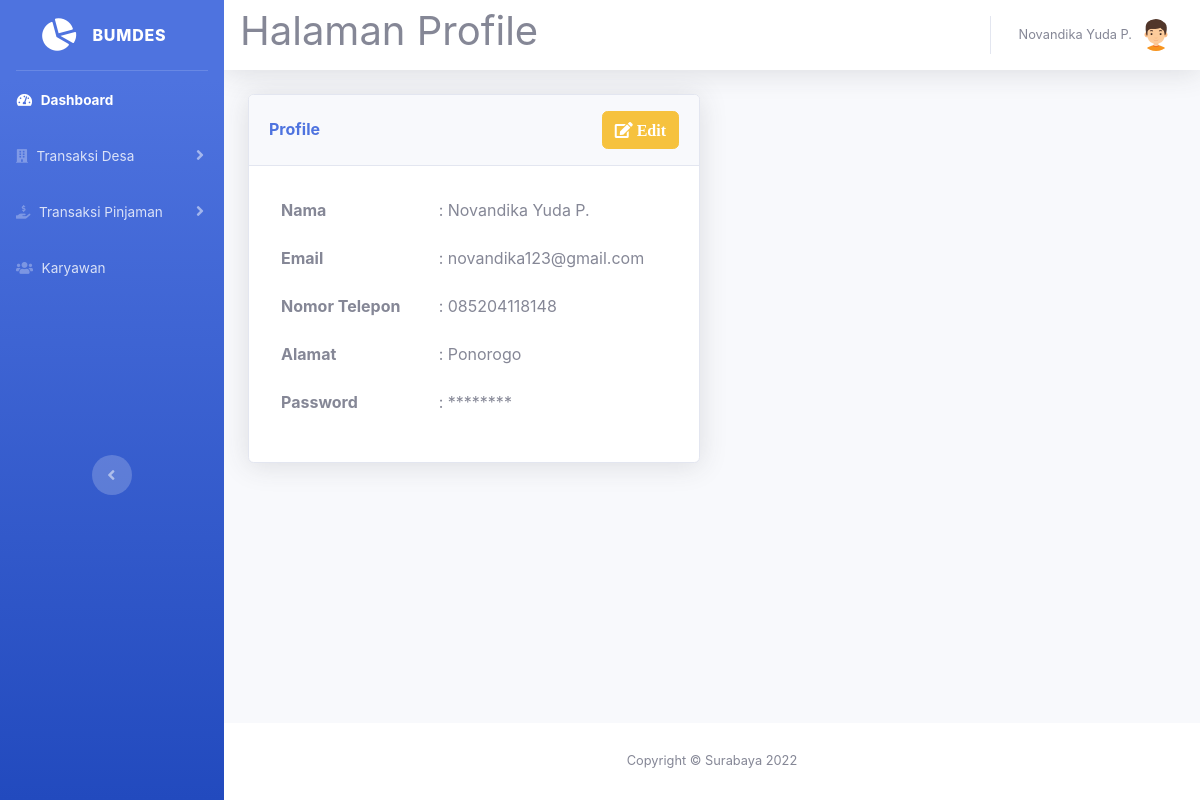
/profile.php (signed in), run on the app's committed database.
### tables this page shows
CREATE TABLE `karyawan` (
  `id_karyawan` int(11) NOT NULL,
  `nama` varchar(40) NOT NULL,
  `email` varchar(40) NOT NULL,
  `pass` varchar(40) NOT NULL,
  `no_telepon` varchar(20) NOT NULL,
  `alamat` varchar(100) NOT NULL,
  `role` varchar(50) NOT NULL
);

### profile.php (the view, shortened to what this page needs)
<!DOCTYPE html>
<html lang="en">
<head>
    <link href="vendor/fontawesome-free/css/all.min.css" rel="stylesheet" type="text/css">
    <link href="css/sb-admin-2.min.css" rel="stylesheet">
</head>
<body id="page-top">
<?php
    require ('koneksi.php');
    require ('sidebar.php');
    $id = $_SESSION['id'];
    $query = mysqli_query($koneksi,"SELECT * FROM karyawan WHERE id_karyawan = '$id'");
?>
      <div id="content">
        <nav class="navbar navbar-expand navbar-light bg-white topbar mb-4 static-top shadow">
            <h1>Halaman Profile</h1>
            <?php require 'user.php'; ?>
        </nav>
            <div class="container-fluid">
              <div class="row">
                <div class="col-md-6">
                  <?php foreach($query as $p): ?>
                    <div class="card shadow mb-4">
                      <div class="card-header py-3 d-flex flex-row align-items-center justify-content-between">
                          <h6 class="m-0 font-weight-bold text-primary">Profile</h6>
                          <button type="button" class="btn btn-warning" data-toggle="modal" data-target="#myProfileEdit"><i class="fa fa-edit"> Edit</i></button>
                      </div>
                      <div class="card-body">
                        <table class="table table-borderless">
                          <tbody>
                              <tr>
                                <th scope="row">Nama</th>
                                <td>: <?= $p['nama']; ?></td>
                              </tr>
                          </tbody>
                          <tbody>
                              <tr>
                                <th scope="row">Email</th>
                                <td>: <?= $p['email']; ?></td>
                              </tr>
                          </tbody>
                          <tbody>
                              <tr>
                                <th scope="row">Nomor Telepon</th>
                                <td>: <?= $p['no_telepon']; ?></td>
                              </tr>
                          </tbody>
                          <tbody>
                              <tr>
                                <th scope="row">Alamat</th>
                                <td>: <?= $p['alamat']; ?></td>
                              </tr>
                          </tbody>
                          <tbody>
                              <tr>
                                <th scope="row">Password</th>
                                <td>: <?= str_repeat('*', strlen($p['pass'])); ?></td>
                              </tr>
                          </tbody>
                        </table>
                      </div>
                  </div>
                  <?php endforeach; ?>
                </div>
              </div>
            </div>
          <?php foreach($query as $edit_profil): ?>
          </div>
          <?php endforeach; ?>
        </div>
    <?php require 'footer.php'?>
    </div>
    </body>
</html>

### data on the page
karyawan: nama "Novandika Yuda P.", email "novandika123@gmail.com", no_telepon "085204118148", alamat "Ponorogo", pass "********"

### other printed values
$_SESSION['nama'] "Novandika Yuda P."
